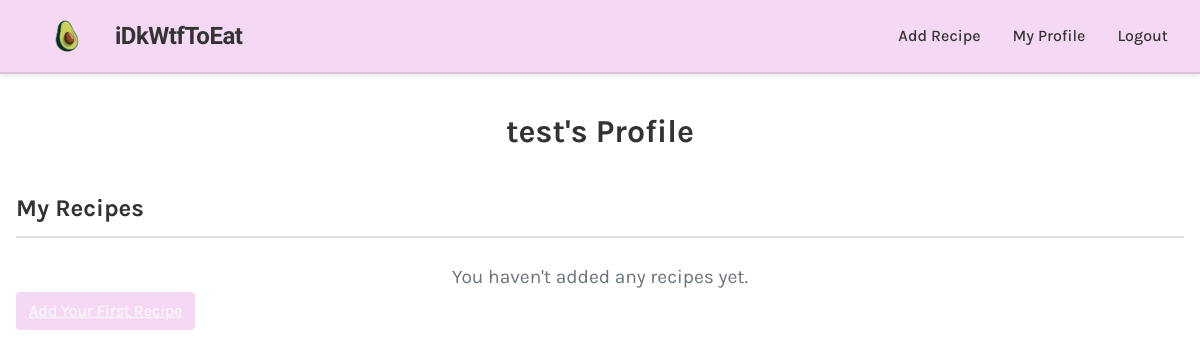
The page /user/test (signed in) on the database as committed earlier.
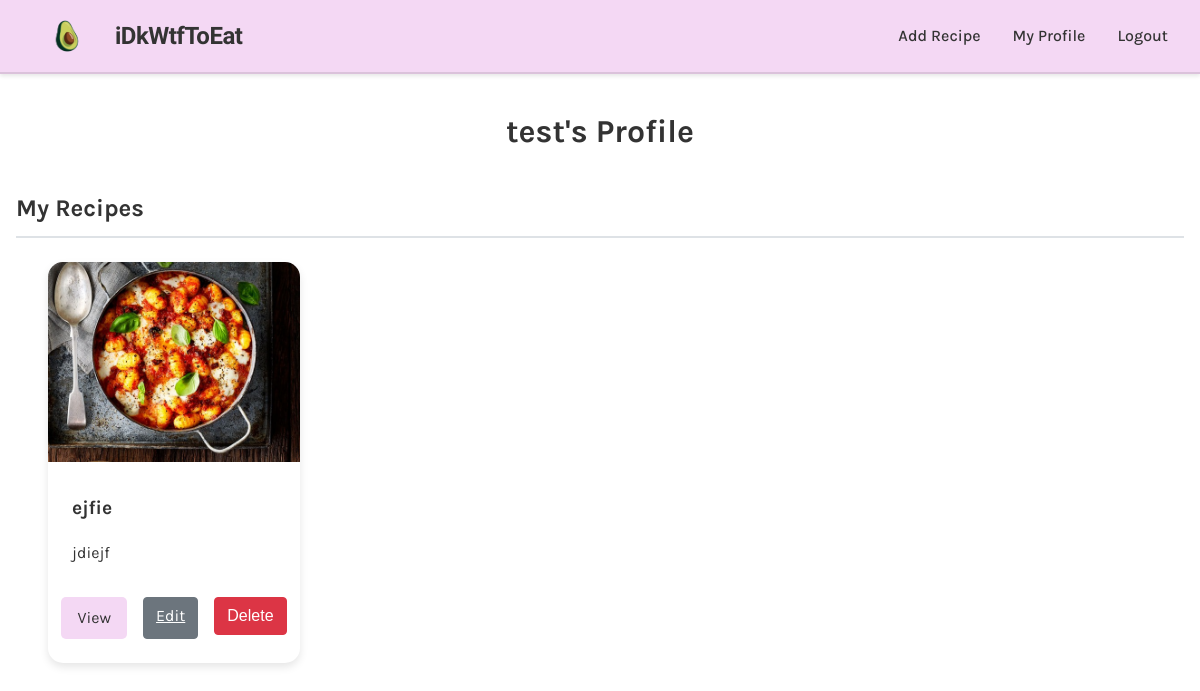
The same page on the database as committed later.
### app/models.py (models this page shows)
class Recipe(db.Model):
    id = db.Column(db.Integer, primary_key=True)
    title = db.Column(db.String(100), nullable=False)
    description = db.Column(db.Text)
    ingredients = db.Column(db.Text, nullable=False)
    instructions = db.Column(db.Text, nullable=False)
    calories = db.Column(db.Float, nullable=False)
    protein = db.Column(db.Float, nullable=False)
    created_at = db.Column(db.DateTime, default=datetime.utcnow)
    user_id = db.Column(db.Integer, db.ForeignKey('user.id'))
    category_id = db.Column(db.Integer, db.ForeignKey('category.id'))

### app/main/routes.py (the view)
@bp.route('/user/<username>')
@login_required
def user(username):
    user = User.query.filter_by(username=username).first_or_404()
    recipes = Recipe.query.filter_by(user_id=user.id).all()
    return render_template('user.html', user=user, recipes=recipes)

### app/models.py (called while the page is built)
@login.user_loader
def load_user(id):
    return User.query.get(int(id))

### app/templates/user.html (shortened to what this page needs)
{% extends "base.html" %}
{% block content %}
    <div class="user-profile">
        <h1>{{ user.username }}'s Profile</h1>
        <div class="user-recipes">
            <h2>My Recipes</h2>
            {% if recipes %}
                <div class="recipe-grid">
                    {% for recipe in recipes %}
                        <div class="recipe-card">
                            {% if recipe.image_url %}
                                <img src="{{ recipe.image_url }}" alt="{{ recipe.title }}">
                            {% else %}
                                <img src="{{ url_for('static', filename='images/main-body-food.jpg') }}" alt="Default Recipe Image">
                            {% endif %}
                            <div class="recipe-info">
                                <h3>{{ recipe.title }}</h3>
                                <p>{{ recipe.description[:100] }}{% if recipe.description|length > 100 %}...{% endif %}</p>
                                <div class="recipe-actions">
                                    <a href="{{ url_for('main.view_recipe', id=recipe.id) }}" class="view-recipe">View</a>
                                    <a href="{{ url_for('main.edit_recipe', id=recipe.id) }}" class="btn btn-secondary">Edit</a>
                                    <form action="{{ url_for('main.delete_recipe', id=recipe.id) }}" method="POST" style="display: inline;">
                                        <button type="submit" class="btn btn-danger" onclick="return confirm('Are you sure you want to delete this recipe?')">Delete</button>
                                    </form>
                                </div>
                            </div>
                        </div>
                    {% endfor %}
                </div>
            {% else %}
                <p class="no-recipes">You haven't added any recipes yet.</p>
                <div class="text-center">
                    <a href="{{ url_for('main.new_recipe') }}" class="btn btn-primary">Add Your First Recipe</a>
                </div>
            {% endif %}
        </div>
    </div>
{% endblock %}

Rows that differ between the two databases and show on the page:
added Recipe: title "ejfie", description "jdiejf"
Other text that changed with them:
text no longer shown: "You haven't added any recipes yet. Add Your First Recipe"
